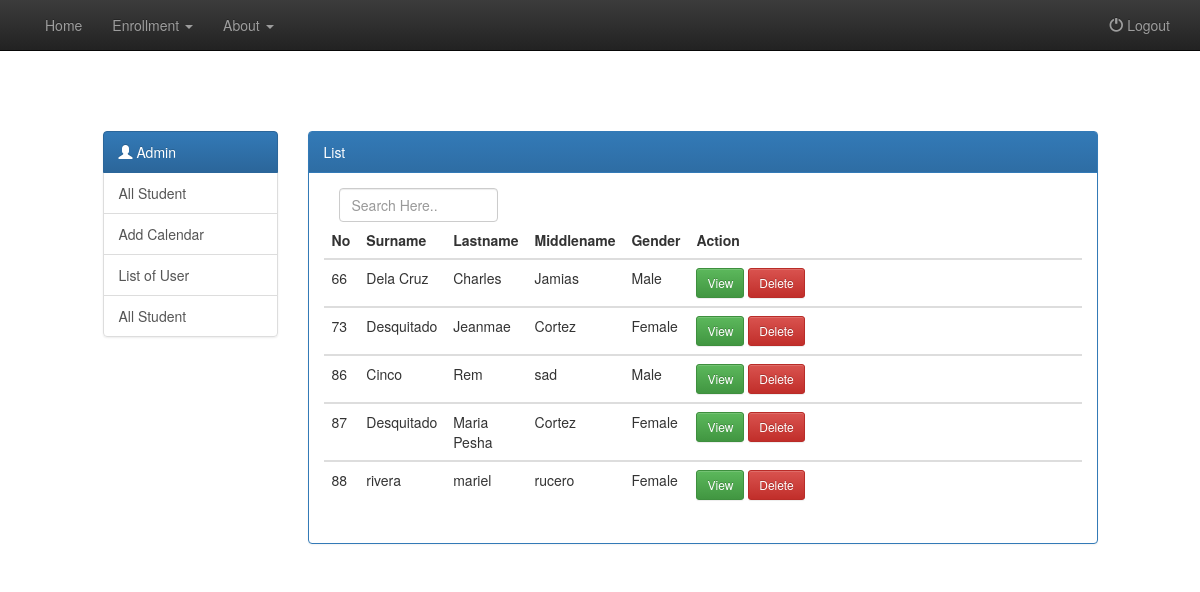
The page /studentlist.php (signed in) on the database its author committed.
### tables this page shows
CREATE TABLE `enrollmentform` (
  `id` int(11) NOT NULL,
  `sname` varchar(255) NOT NULL,
  `fname` varchar(255) NOT NULL,
  `mname` varchar(255) NOT NULL,
  `email` varchar(255) NOT NULL,
  `placeofbirth` varchar(255) NOT NULL,
  `gender` varchar(255) NOT NULL,
  `dateofbirth` varchar(255) NOT NULL,
  `age` varchar(255) NOT NULL,
  `grade` varchar(255) NOT NULL,
  `father` varchar(255) NOT NULL,
  `fatheroccupation` varchar(255) NOT NULL,
  `fathercontact` varchar(255) NOT NULL,
  `mother` varchar(255) NOT NULL,
  `motheroccupation` varchar(255) NOT NULL,
  `mothercontact` varchar(255) NOT NULL,
  `address` varchar(255) NOT NULL,
  `elementarygraduated` varchar(255) NOT NULL,
  `average` varchar(255) NOT NULL,
  `requirements` varchar(255) NOT NULL,
  `date` date NOT NULL,
  `process` varchar(255) NOT NULL,
  `stno` varchar(255) NOT NULL,
  `schoolyear` varchar(255) NOT NULL,
  `section` varchar(255) NOT NULL,
  `adviser` varchar(255) NOT NULL,
  `kindofuser` varchar(255) NOT NULL
);

### studentlist.php (the view, shortened to what this page needs)
<?php
require 'db.php';
?>
<!DOCTYPE html>
<html>
<head>
      <link rel="stylesheet" type="text/css" href="css/sweetalert.css" >
    <link rel="stylesheet" href="css/bootstrap.min.css">
    <link rel="stylesheet" href="css/bootstrap-theme.min.css">
    <link rel="stylesheet" href="css/bootstrapValidator.css">
</head>
<body>
<br><br>
	<nav class="navbar navbar-inverse navbar-fixed-top">
	  <div class="container">
	  <div class="navbar-body">
	    <ul class="nav navbar-nav">
	         <li><a href="">Home</a></li>
	         <li class="dropdown">
	          <a class="dropdown-toggle" data-toggle="dropdown" href="">Enrollment <span class="caret"></span></a>
	           </li>
	         <li class="dropdown">
	          <a class="dropdown-toggle" data-toggle="dropdown" href="">About <span class="caret"></span></a>
	         </li>
	    </ul>
       <ul class="nav navbar-nav navbar-right">
            <li><a href="logout.php"><span class="glyphicon glyphicon-off"></span> Logout</a></li>
          </ul>
	  </div>
	 </div>
	</nav>
		<br><br><br>
		<div class="row">
			<div class="col-md-4"></div>
			<div class="col-md-4">
			 </div>
			</div>
		<div class="row" style="padding-top: 30px;">
			<div class="col-md-1"></div>
			<div class="col-md-2">
				<div class="list-group">
					<a href="" class="list-group-item active"><span class="glyphicon glyphicon-user"></span> Admin</a>
					<a href="studentlist.php" class="list-group-item">All Student</a>
					<a href="calendar.php" class="list-group-item">Add Calendar</a>
					<a href="" class="list-group-item">List of User</a>
					<a href="" class="list-group-item">All Student</a>
				</div>
			</div>
			<div class="col-md-8">
			<div class="panel panel-primary">
				<div class="panel-heading">List</div>
				<div class="panel-body">
				<form>
				<div class="col-md-3">
				<input type="text" name="search" id="search" class="form-control" placeholder="Search Here..">
				</div>
			</form>
				<table  class="table table-hover-bordered">
					<thead>
						<tr>
							<th>No</th>
							<th>Surname</th>
							<th>Lastname</th>
							<th>Middlename</th>
							<th>Gender</th>
							<th width="550">Action</th>
						</tr>
					</thead>
				<?php
				$query = "SELECT * FROM `enrollmentform` ";
				$res = mysqli_query($db,$query);
				while($row = mysqli_fetch_array($res)){
					?>
					<tbody>
						<tr>
							<td><?php echo $row['id']; ?></td>
							<td><?php echo $row['sname']; ?></td>
							<td><?php echo $row['fname']; ?></td>
							<td><?php echo $row['mname']; ?></td>
							<td><?php echo $row['gender']; ?></td>
							<td>
								<a href="update.php?id=<?php echo $row['id']; ?>&name=<?php echo $row['fname'];?>" class="btn btn-success btn-sm">View</a>
								<a onclick ="return confirm('Are You Sure ?');" href="delete.php?id=<?php echo $row['id']; ?>" class="btn btn-danger btn-sm">Delete</a>
							</td>
						</tr>
					</tbody>
					<?php
				}
				?>
				</table>
				</div>
			</div>
			</div>
			</div>
</body>
</html>

### rows shown on the page
enrollmentform: id "66", sname "Dela Cruz", fname "Charles", mname "Jamias", gender "Male"
enrollmentform: id "73", sname "Desquitado", fname "Jeanmae", mname "Cortez", gender "Female"
enrollmentform: id "86", sname "Cinco", fname "Rem", mname "sad", gender "Male"
enrollmentform: id "87", sname "Desquitado", fname "Maria Pesha", mname "Cortez", gender "Female"
enrollmentform: id "88", sname "rivera", fname "mariel", mname "rucero", gender "Female"
